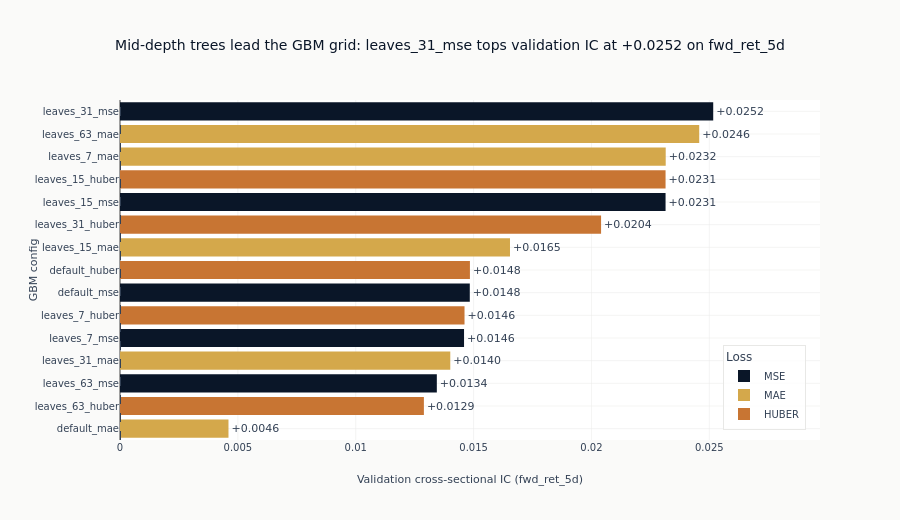

Write notebook code for a chart like this one.
### Code cell
# Grid IC as a chart: one bar per config, hue by loss function, sorted so the
# leader sits on top. The dashed line at zero is the credibility reference —
# a validation IC whose sign is not distinguishable from zero carries no
# standalone edge (the HAC intervals live in 12_model_analysis).
_LOSS_HUE = {
    "mse": style.COLORS["blue"],
    "mae": style.COLORS["amber"],
    "huber": style.COLORS["copper"],
}


def _loss_of(name: str) -> str:
    return next((loss for loss in _LOSS_HUE if name.endswith(loss)), "mse")


if results:
    _ranked = sorted(results, key=lambda r: r["best_ic"])  # ascending -> best on top
    _names = [r["config_name"] for r in _ranked]
    _ics = [r["best_ic"] for r in _ranked]
    _losses = [_loss_of(n) for n in _names]

    fig = go.Figure()
    for loss, hue in _LOSS_HUE.items():
        idx = [i for i, ls in enumerate(_losses) if ls == loss]
        if not idx:
            continue
        fig.add_bar(
            x=[_ics[i] for i in idx],
            y=[_names[i] for i in idx],
            orientation="h",
            marker_color=hue,
            name=loss.upper(),
            text=[f"{_ics[i]:+.4f}" for i in idx],
            textposition="outside",
            cliponaxis=False,
        )
    fig.add_vline(x=0.0, line=dict(color=style.COLORS["neutral"], dash="dash"))
    # One IC per config, so category "total" == the config's own IC: sort the
    # whole grid globally (leader on top) while keeping the 3 loss legend hues.
    fig.update_yaxes(categoryorder="total ascending")
    fig.update_layout(
        template="ml4t",
        title=(
            f"Mid-depth trees lead the GBM grid: {best['config_name']} tops "
            f"validation IC at {best['best_ic']:+.4f} on {label_col}"
        ),
        xaxis_title=f"Validation cross-sectional IC ({label_col})",
        yaxis_title="GBM config",
        legend_title="Loss",
        legend=dict(x=0.98, y=0.03, xanchor="right", yanchor="bottom"),
        margin=dict(l=120),
        height=520,
    )
    # Headroom on the right so the outside value labels are not clipped.
    fig.update_xaxes(range=[0, max(_ics) * 1.18])
    fig.show()

### Figure 1 — Plotly figure (JSON) as saved in the notebook; plotly's stock layout.template omitted (floating-point values rounded to 4 significant figures)
{"data": [{"cliponaxis": false, "marker": {"color": "#0a1628"}, "name": "MSE", "orientation": "h", "text": ["+0.0134", "+0.0146", "+0.0148", "+0.0231", "+0.0252"], "textposition": "outside", "type": "bar", "x": [0.01344, 0.01459, 0.01484, 0.02314, 0.02517], "y": ["leaves_63_mse", "leaves_7_mse", "default_mse", "leaves_15_mse", "leaves_31_mse"]}, {"cliponaxis": false, "marker": {"color": "#D4A84B"}, "name": "MAE", "orientation": "h", "text": ["+0.0046", "+0.0140", "+0.0165", "+0.0232", "+0.0246"], "textposition": "outside", "type": "bar", "x": [0.004602, 0.01401, 0.01654, 0.02315, 0.02457], "y": ["default_mae", "leaves_31_mae", "leaves_15_mae", "leaves_7_mae", "leaves_63_mae"]}, {"cliponaxis": false, "marker": {"color": "#C87533"}, "name": "HUBER", "orientation": "h", "text": ["+0.0129", "+0.0146", "+0.0148", "+0.0204", "+0.0231"], "textposition": "outside", "type": "bar", "x": [0.01289, 0.01462, 0.01484, 0.02041, 0.02314], "y": ["leaves_63_huber", "leaves_7_huber", "default_huber", "leaves_31_huber", "leaves_15_huber"]}], "layout": {"height": 520, "legend": {"title": {"text": "Loss"}, "x": 0.98, "xanchor": "right", "y": 0.03, "yanchor": "bottom"}, "margin": {"l": 120}, "shapes": [{"line": {"color": "#334155", "dash": "dash"}, "type": "line", "x0": 0.0, "x1": 0.0, "xref": "x", "y0": 0, "y1": 1, "yref": "y domain"}], "title": {"text": "Mid-depth trees lead the GBM grid: leaves_31_mse tops validation IC at +0.0252 on fwd_ret_5d"}, "xaxis": {"range": [0, 0.0297], "title": {"text": "Validation cross-sectional IC (fwd_ret_5d)"}}, "yaxis": {"categoryorder": "total ascending", "title": {"text": "GBM config"}}}}
